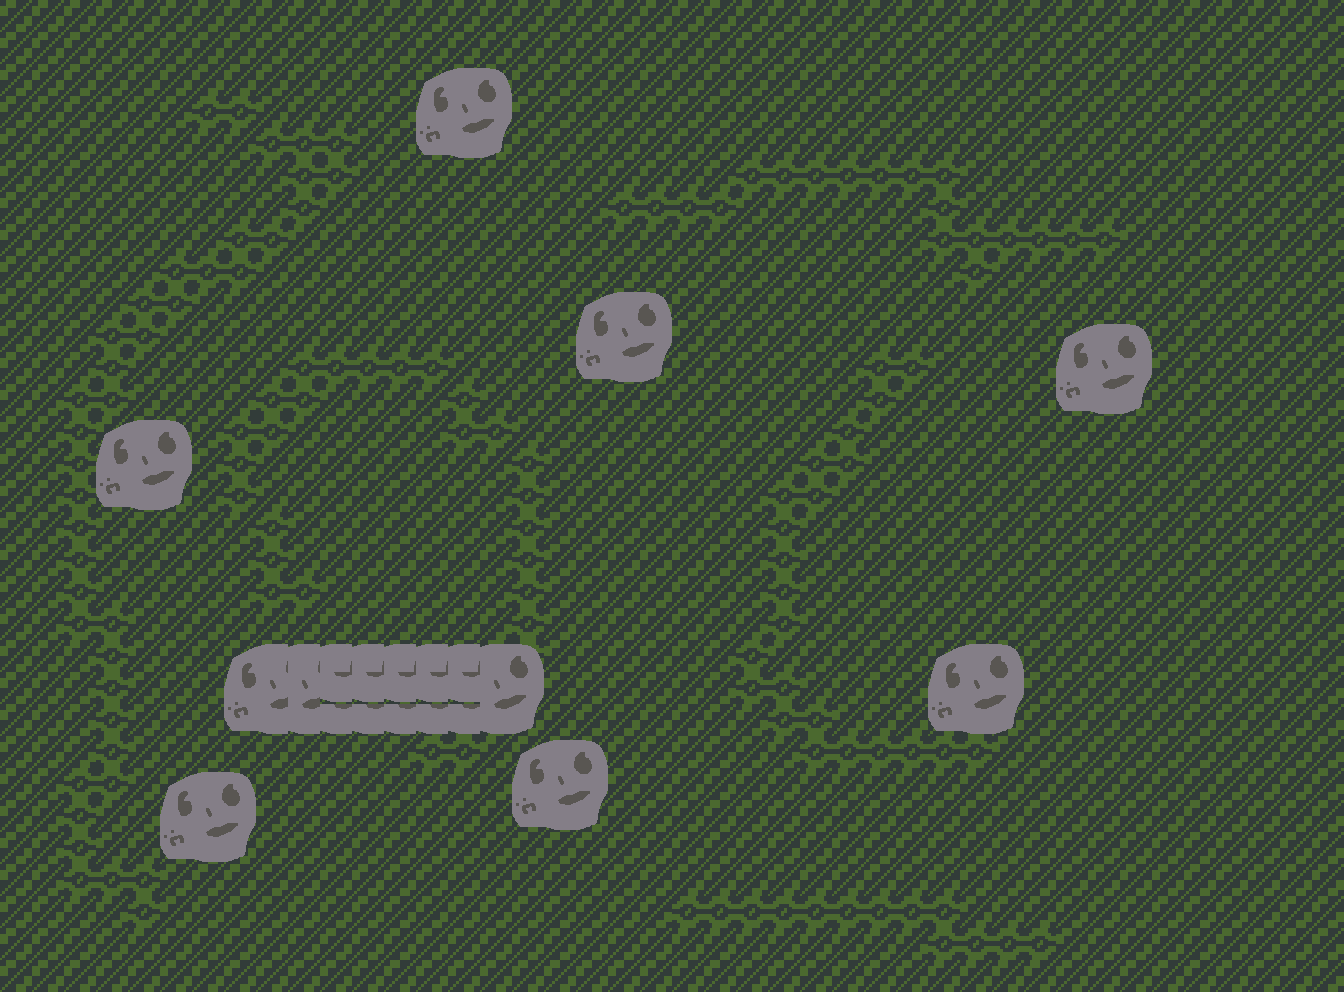

This is a level from a 2D game, rendered from its Tiled map with the project's own tilesets. A one-line summary and the complete map file follow:
An orthogonal 42x31 tile map with 32x32 px tiles, 2 tile layers (grass, rock), 2 tilesets.

<map version="1.0" tiledversion="1.1.6" orientation="orthogonal" renderorder="right-down" width="42" height="31" tilewidth="32" tileheight="32" infinite="0" nextobjectid="1">
 <tileset firstgid="1" source="grass.tsx" />
 <tileset firstgid="3" source="rock.tsx" />
 <layer name="grass" width="42" height="31">
  <data encoding="csv">
1,1,1,1,1,1,1,1,1,1,1,1,1,1,1,1,1,1,1,1,1,1,1,1,1,1,1,1,1,1,1,1,1,1,1,1,1,1,1,1,1,1,
1,1,1,1,1,1,1,1,1,1,1,1,1,1,1,1,1,1,1,1,1,1,1,1,1,1,1,1,1,1,1,1,1,1,1,1,1,1,1,1,1,1,
1,1,1,1,1,1,1,1,1,1,1,1,1,1,1,1,1,1,1,1,1,1,1,1,1,1,1,1,1,1,1,1,1,1,1,1,1,1,1,1,1,1,
1,1,1,1,1,1,2,2,1,1,1,1,1,1,1,1,1,1,1,1,1,1,1,1,1,1,1,1,1,1,1,1,1,1,1,1,1,1,1,1,1,1,
1,1,1,1,1,1,1,1,2,2,2,1,1,1,1,1,1,1,1,1,1,1,1,1,1,1,1,1,1,1,1,1,1,1,1,1,1,1,1,1,1,1,
1,1,1,1,1,1,1,1,1,2,2,1,1,1,1,1,1,1,1,1,1,1,1,2,2,2,2,2,2,2,1,1,1,1,1,1,1,1,1,1,1,1,
1,1,1,1,1,1,1,1,1,2,1,1,1,1,1,1,1,1,1,2,2,2,2,1,1,1,1,1,1,2,1,1,1,1,1,1,1,1,1,1,1,1,
1,1,1,1,1,1,1,2,2,1,1,1,1,1,1,1,1,1,1,1,1,1,1,1,1,1,1,1,1,2,2,2,2,2,2,1,1,1,1,1,1,1,
1,1,1,1,1,2,2,2,1,1,1,1,1,1,1,1,1,1,1,1,1,1,1,1,1,1,1,1,1,1,2,1,1,1,1,1,1,1,1,1,1,1,
1,1,1,1,2,2,1,1,1,1,1,1,1,1,1,1,1,1,1,1,1,1,1,1,1,1,1,1,1,1,1,1,1,1,1,1,1,1,1,1,1,1,
1,1,1,2,2,1,1,1,1,1,1,1,1,1,1,1,1,1,1,1,1,1,1,1,1,1,1,1,1,1,1,1,1,1,1,1,1,1,1,1,1,1,
1,1,1,2,1,1,1,1,1,2,2,2,2,2,1,1,1,1,1,1,1,1,1,1,1,1,1,2,2,1,1,1,1,1,1,1,1,1,1,1,1,1,
1,1,2,2,1,1,1,1,2,2,1,1,1,1,2,1,1,1,1,1,1,1,1,1,1,1,1,2,1,1,1,1,1,1,1,1,1,1,1,1,1,1,
1,1,2,1,1,1,1,2,2,1,1,1,1,1,2,2,1,1,1,1,1,1,1,1,1,1,2,1,1,1,1,1,1,1,1,1,1,1,1,1,1,1,
1,1,2,1,1,1,1,2,1,1,1,1,1,1,1,1,2,1,1,1,1,1,1,1,1,2,2,1,1,1,1,1,1,1,1,1,1,1,1,1,1,1,
1,1,2,1,1,1,1,2,1,1,1,1,1,1,1,1,2,1,1,1,1,1,1,1,2,2,1,1,1,1,1,1,1,1,1,1,1,1,1,1,1,1,
1,1,2,1,1,1,1,1,2,1,1,1,1,1,1,1,2,1,1,1,1,1,1,1,2,1,1,1,1,1,1,1,1,1,1,1,1,1,1,1,1,1,
1,1,2,1,1,1,1,1,2,1,1,1,1,1,1,1,2,1,1,1,1,1,1,1,2,1,1,1,1,1,1,1,1,1,1,1,1,1,1,1,1,1,
1,1,2,1,1,1,1,1,2,2,1,1,1,1,1,1,2,1,1,1,1,1,1,1,2,1,1,1,1,1,1,1,1,1,1,1,1,1,1,1,1,1,
1,1,2,2,1,1,1,1,1,1,1,1,1,1,1,1,2,1,1,1,1,1,1,1,2,1,1,1,1,1,1,1,1,1,1,1,1,1,1,1,1,1,
1,1,1,2,1,1,1,1,1,1,1,1,1,1,1,2,2,1,1,1,1,1,1,2,1,1,1,1,1,1,1,1,1,1,1,1,1,1,1,1,1,1,
1,1,1,2,1,1,1,1,1,1,1,1,1,1,1,2,1,1,1,1,1,1,1,2,2,1,1,1,1,1,1,1,1,1,1,1,1,1,1,1,1,1,
1,1,1,2,1,1,1,1,1,1,1,1,1,1,2,2,1,1,1,1,1,1,1,1,2,2,1,1,1,1,2,1,1,1,1,1,1,1,1,1,1,1,
1,1,1,2,1,1,1,1,1,1,1,1,1,2,2,1,1,1,1,1,1,1,1,1,1,2,2,2,2,2,2,1,1,1,1,1,1,1,1,1,1,1,
1,1,2,2,1,1,1,1,1,1,1,1,1,1,1,1,1,1,1,1,1,1,1,1,1,1,1,1,1,1,1,1,1,1,1,1,1,1,1,1,1,1,
1,1,2,1,1,1,1,1,1,1,1,1,1,1,1,1,1,1,1,1,1,1,1,1,1,1,1,1,1,1,1,1,1,1,1,1,1,1,1,1,1,1,
1,1,2,1,1,1,1,1,1,1,1,1,1,1,1,1,1,1,1,1,1,1,1,1,1,1,1,1,1,1,1,1,1,1,1,1,1,1,1,1,1,1,
1,1,2,2,2,1,1,1,1,1,1,1,1,1,1,1,1,1,1,1,1,1,1,1,1,1,1,1,1,1,1,1,1,1,1,1,1,1,1,1,1,1,
1,1,1,1,2,1,1,1,1,1,1,1,1,1,1,1,1,1,1,1,1,2,2,2,2,2,2,2,2,2,1,1,1,1,1,1,1,1,1,1,1,1,
1,1,1,1,1,1,1,1,1,1,1,1,1,1,1,1,1,1,1,1,1,1,1,1,1,1,1,1,1,2,2,2,2,1,1,1,1,1,1,1,1,1,
1,1,1,1,1,1,1,1,1,1,1,1,1,1,1,1,1,1,1,1,1,1,1,1,1,1,1,1,1,1,1,1,1,1,1,1,1,1,1,1,1,1
</data>
 </layer>
 <layer name="rock" width="42" height="31">
  <data encoding="csv">
0,0,0,0,0,0,0,0,0,0,0,0,0,0,0,0,0,0,0,0,0,0,0,0,0,0,0,0,0,0,0,0,0,0,0,0,0,0,0,0,0,0,
0,0,0,0,0,0,0,0,0,0,0,0,0,0,0,0,0,0,0,0,0,0,0,0,0,0,0,0,0,0,0,0,0,0,0,0,0,0,0,0,0,0,
0,0,0,0,0,0,0,0,0,0,0,0,0,3,4,5,0,0,0,0,0,0,0,0,0,0,0,0,0,0,0,0,0,0,0,0,0,0,0,0,0,0,
0,0,0,0,0,0,0,0,0,0,0,0,0,6,7,8,0,0,0,0,0,0,0,0,0,0,0,0,0,0,0,0,0,0,0,0,0,0,0,0,0,0,
0,0,0,0,0,0,0,0,0,0,0,0,0,9,10,11,0,0,0,0,0,0,0,0,0,0,0,0,0,0,0,0,0,0,0,0,0,0,0,0,0,0,
0,0,0,0,0,0,0,0,0,0,0,0,0,0,0,0,0,0,0,0,0,0,0,0,0,0,0,0,0,0,0,0,0,0,0,0,0,0,0,0,0,0,
0,0,0,0,0,0,0,0,0,0,0,0,0,0,0,0,0,0,0,0,0,0,0,0,0,0,0,0,0,0,0,0,0,0,0,0,0,0,0,0,0,0,
0,0,0,0,0,0,0,0,0,0,0,0,0,0,0,0,0,0,0,0,0,0,0,0,0,0,0,0,0,0,0,0,0,0,0,0,0,0,0,0,0,0,
0,0,0,0,0,0,0,0,0,0,0,0,0,0,0,0,0,0,0,0,0,0,0,0,0,0,0,0,0,0,0,0,0,0,0,0,0,0,0,0,0,0,
0,0,0,0,0,0,0,0,0,0,0,0,0,0,0,0,0,0,3,4,5,0,0,0,0,0,0,0,0,0,0,0,0,0,0,0,0,0,0,0,0,0,
0,0,0,0,0,0,0,0,0,0,0,0,0,0,0,0,0,0,6,7,8,0,0,0,0,0,0,0,0,0,0,0,0,3,4,5,0,0,0,0,0,0,
0,0,0,0,0,0,0,0,0,0,0,0,0,0,0,0,0,0,9,10,11,0,0,0,0,0,0,0,0,0,0,0,0,6,7,8,0,0,0,0,0,0,
0,0,0,0,0,0,0,0,0,0,0,0,0,0,0,0,0,0,0,0,0,0,0,0,0,0,0,0,0,0,0,0,0,9,10,11,0,0,0,0,0,0,
0,0,0,3,4,5,0,0,0,0,0,0,0,0,0,0,0,0,0,0,0,0,0,0,0,0,0,0,0,0,0,0,0,0,0,0,0,0,0,0,0,0,
0,0,0,6,7,8,0,0,0,0,0,0,0,0,0,0,0,0,0,0,0,0,0,0,0,0,0,0,0,0,0,0,0,0,0,0,0,0,0,0,0,0,
0,0,0,9,10,11,0,0,0,0,0,0,0,0,0,0,0,0,0,0,0,0,0,0,0,0,0,0,0,0,0,0,0,0,0,0,0,0,0,0,0,0,
0,0,0,0,0,0,0,0,0,0,0,0,0,0,0,0,0,0,0,0,0,0,0,0,0,0,0,0,0,0,0,0,0,0,0,0,0,0,0,0,0,0,
0,0,0,0,0,0,0,0,0,0,0,0,0,0,0,0,0,0,0,0,0,0,0,0,0,0,0,0,0,0,0,0,0,0,0,0,0,0,0,0,0,0,
0,0,0,0,0,0,0,0,0,0,0,0,0,0,0,0,0,0,0,0,0,0,0,0,0,0,0,0,0,0,0,0,0,0,0,0,0,0,0,0,0,0,
0,0,0,0,0,0,0,0,0,0,0,0,0,0,0,0,0,0,0,0,0,0,0,0,0,0,0,0,0,0,0,0,0,0,0,0,0,0,0,0,0,0,
0,0,0,0,0,0,0,3,4,4,4,4,4,4,4,4,5,0,0,0,0,0,0,0,0,0,0,0,0,3,4,5,0,0,0,0,0,0,0,0,0,0,
0,0,0,0,0,0,0,6,7,7,10,10,10,10,10,7,8,0,0,0,0,0,0,0,0,0,0,0,0,6,7,8,0,0,0,0,0,0,0,0,0,0,
0,0,0,0,0,0,0,9,10,10,10,10,10,10,10,10,11,0,0,0,0,0,0,0,0,0,0,0,0,9,10,11,0,0,0,0,0,0,0,0,0,0,
0,0,0,0,0,0,0,0,0,0,0,0,0,0,0,0,3,4,5,0,0,0,0,0,0,0,0,0,0,0,0,0,0,0,0,0,0,0,0,0,0,0,
0,0,0,0,0,3,4,5,0,0,0,0,0,0,0,0,6,7,8,0,0,0,0,0,0,0,0,0,0,0,0,0,0,0,0,0,0,0,0,0,0,0,
0,0,0,0,0,6,7,8,0,0,0,0,0,0,0,0,9,10,11,0,0,0,0,0,0,0,0,0,0,0,0,0,0,0,0,0,0,0,0,0,0,0,
0,0,0,0,0,9,10,11,0,0,0,0,0,0,0,0,0,0,0,0,0,0,0,0,0,0,0,0,0,0,0,0,0,0,0,0,0,0,0,0,0,0,
0,0,0,0,0,0,0,0,0,0,0,0,0,0,0,0,0,0,0,0,0,0,0,0,0,0,0,0,0,0,0,0,0,0,0,0,0,0,0,0,0,0,
0,0,0,0,0,0,0,0,0,0,0,0,0,0,0,0,0,0,0,0,0,0,0,0,0,0,0,0,0,0,0,0,0,0,0,0,0,0,0,0,0,0,
0,0,0,0,0,0,0,0,0,0,0,0,0,0,0,0,0,0,0,0,0,0,0,0,0,0,0,0,0,0,0,0,0,0,0,0,0,0,0,0,0,0,
0,0,0,0,0,0,0,0,0,0,0,0,0,0,0,0,0,0,0,0,0,0,0,0,0,0,0,0,0,0,0,0,0,0,0,0,0,0,0,0,0,0
</data>
 </layer>
</map>
